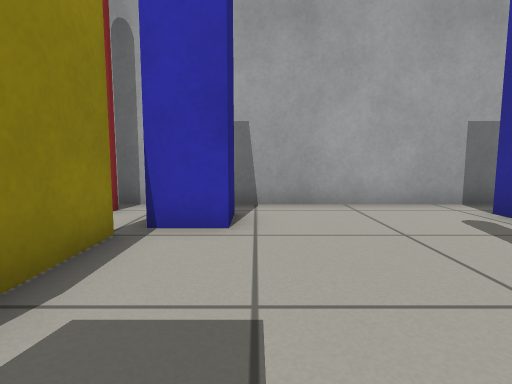
[1] (above)

17 first-person views from a walk through a world built for the Gazebo simulator. The camera is 0.5 m above the floor, tilts 6° down and sees 80° across. Floor lines are 1 m apart. The floor is counted in squares, 0.5 m on a side. Each view is taken from the middle of a square. On the plan, view 1 faces up. The plan holds only what a view shows up to about 12 squares ahead; the rest is blank. The place goes on beyond the plan.

[2]
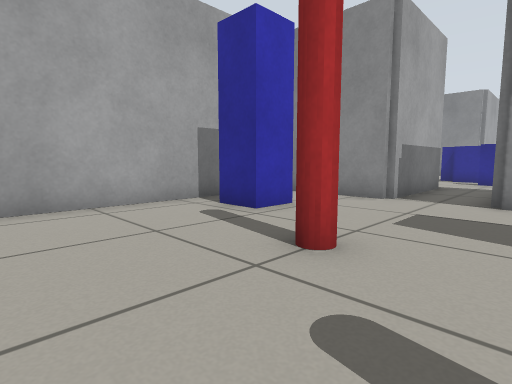

[3]
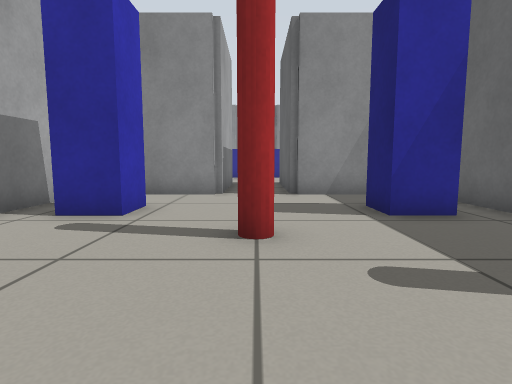

[4]
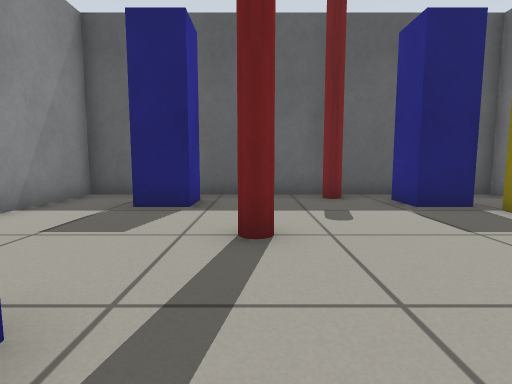

[5]
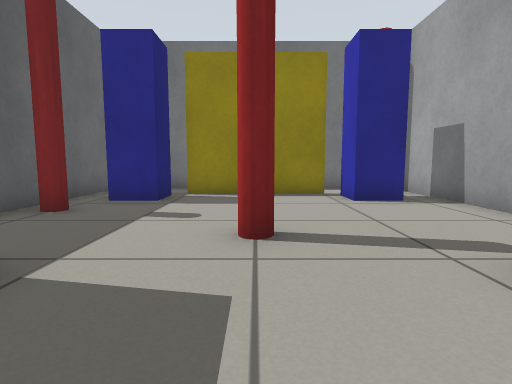

[6]
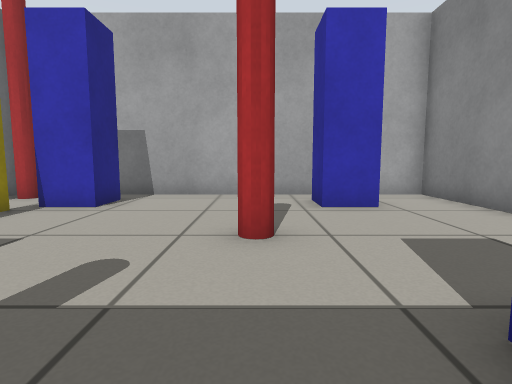

[7]
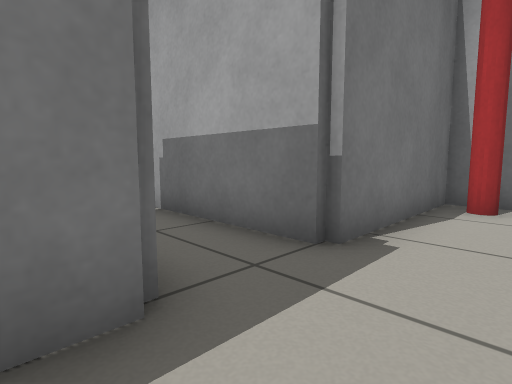

[8]
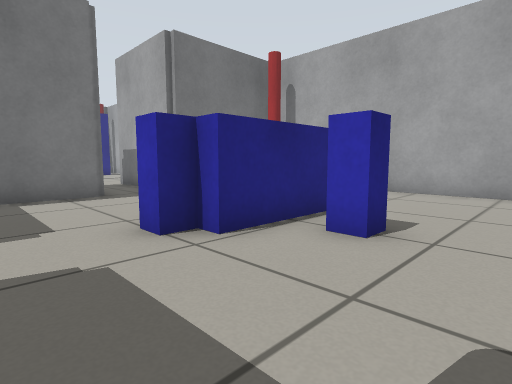

[9]
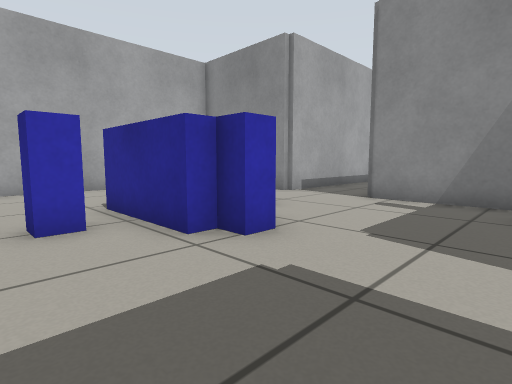

[10]
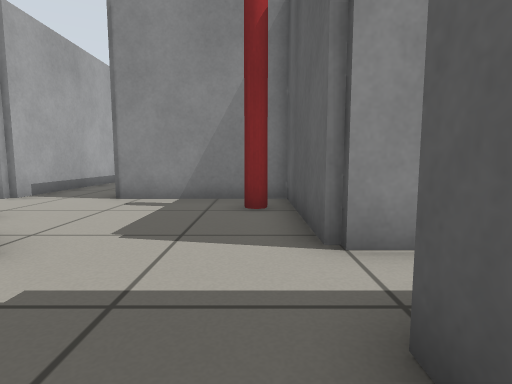

[11]
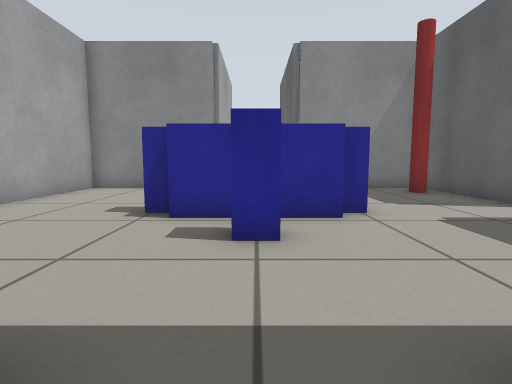

[12]
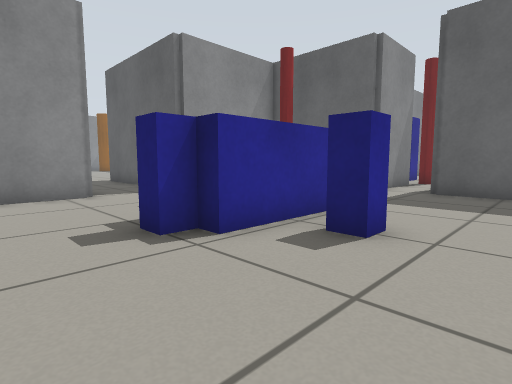

[13]
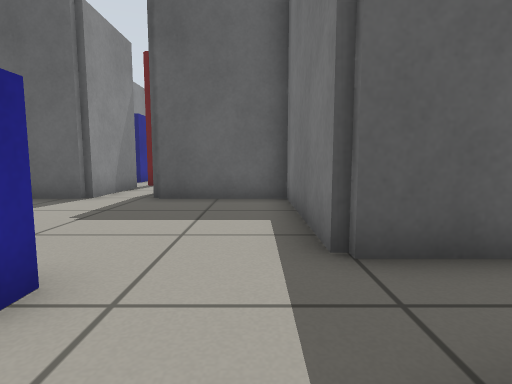

[14]
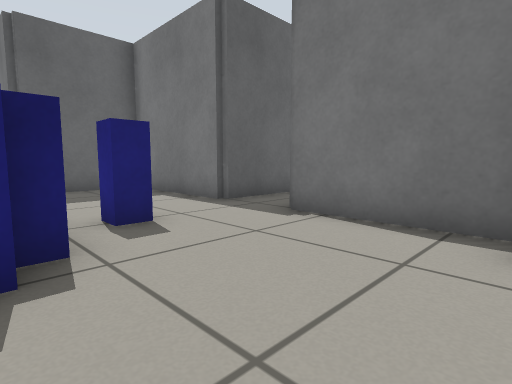

[15]
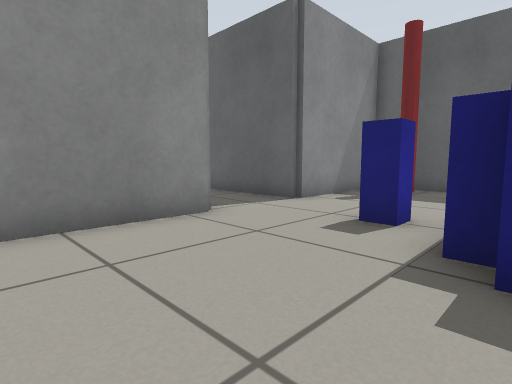

[16]
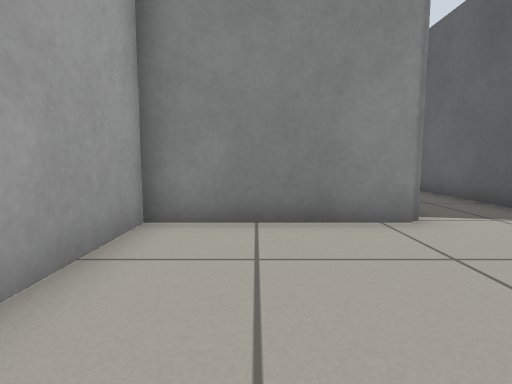

[17]
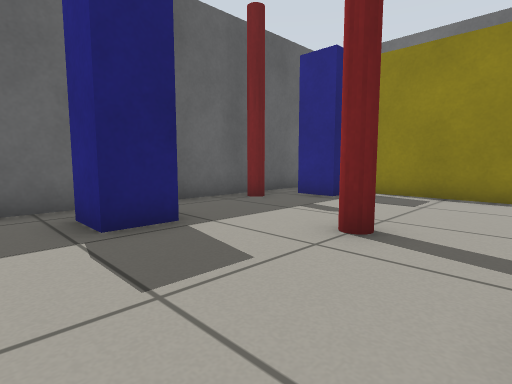

### Floor plan
Points are (right, up) in squares from view 1. A wall is a line through its corners. A room is listed if a view was taken in it or the views show most of it. See-through windows are left out.
Room 1 (views 1, 2, 3, 4, 5, 6, 17)
walls: (7.8, 3) (7.8, 6.8) (-3.1, 6.8); (-1.9, 4.1) (-1.9, 0); (-2.6, -2.8) (7.8, -2.8) (7.8, 1)
ways out: opening at (8, 2) to room 2; opening at (-2, -1.5) to room 3; opening at (-2, 5.5) to room 3
objects: blue post (-2, 4) to (0, 6); blue post (-1, -2) to (0, 0); red pole (1, -2); red pole (3, 2); blue post (4, -2) to (6, 0); blue post (4, 4) to (6, 6)
Room 2 (views 7, 8, 9, 10, 11, 12, 13, 14, 15, 16)
walls: (17.3, -3.8) (21.8, -3.8) (21.8, 0.7) (26.5, 0.7); (7.8, 1) (12.2, 1) (12.2, -3.8) (15.7, -3.8); (26.4, 3.3) (21.8, 3.3) (21.8, 7.8) (12.2, 7.8) (12.2, 3) (7.8, 3)
ways out: opening at (8, 2) to room 1
objects: red pole (13, 7); blue box (15, 2); blue box (16, 1) to (18, 3); blue box (17, 0); blue box (17, 4); blue box (19, 2); red pole (20, -3) to (21, -3)
Room 3 (no view inside)
walls: (-3.8, -0.4) (-3.8, -2.8) (-2.6, -2.8); (-3.8, 6.8) (-3.8, 4.4)
ways out: opening at (-2, -1.5) to room 1; opening at (-2, 5.5) to room 1
objects: red pole (-3, 6)

Positions as (right, up) in squares from view 1, and headings:
1: (0, 0), facing up
2: (0, 0), facing up-right
3: (-1, 2), facing right
4: (3, 6), facing down
5: (7, 2), facing left
6: (3, -2), facing up
7: (14, 0), facing up-left
8: (21, -2), facing up-left
9: (14, -3), facing up-right
10: (14, -3), facing right
11: (11, 2), facing right
12: (13, 6), facing down-right
13: (13, 4), facing down
14: (17, 7), facing down-left
15: (17, 7), facing down-right
16: (17, 6), facing right
17: (7, 4), facing down-left
